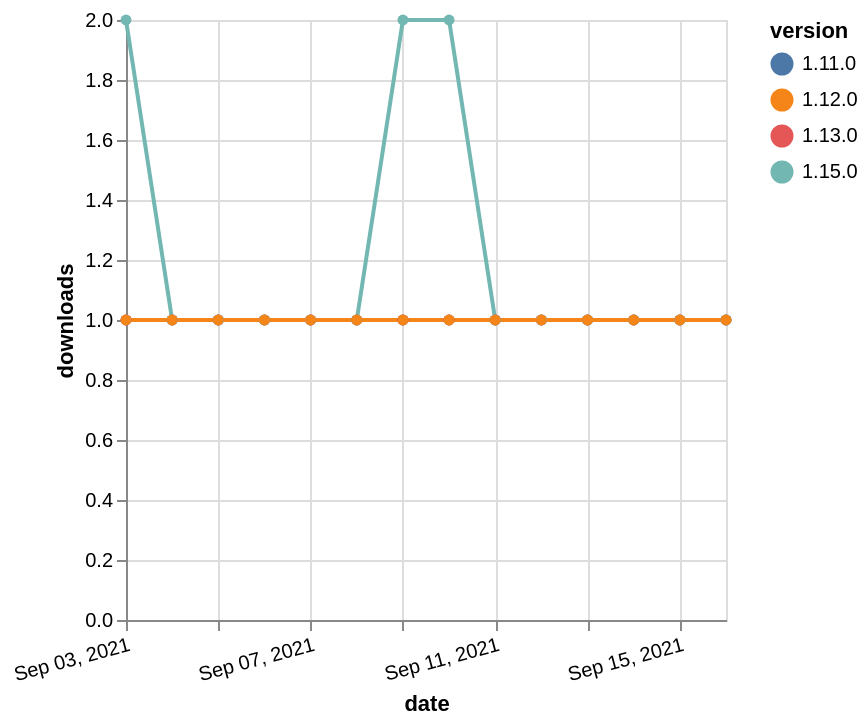

Write a Vega-Lite specification for this figure.
### Vega-Lite specification from a JSON file in a GitHub repository (floating-point values rounded to 4 significant figures)
{"$schema": "https://vega.github.io/schema/vega-lite/v5.json", "description": "A simple bar chart with embedded data.", "data": {"values": [{"date": "2021-09-03", "total": 222, "delta": 1, "version": "1.11.0"}, {"date": "2021-09-04", "total": 223, "delta": 1, "version": "1.11.0"}, {"date": "2021-09-05", "total": 224, "delta": 1, "version": "1.11.0"}, {"date": "2021-09-06", "total": 225, "delta": 1, "version": "1.11.0"}, {"date": "2021-09-07", "total": 226, "delta": 1, "version": "1.11.0"}, {"date": "2021-09-08", "total": 227, "delta": 1, "version": "1.11.0"}, {"date": "2021-09-09", "total": 228, "delta": 1, "version": "1.11.0"}, {"date": "2021-09-10", "total": 229, "delta": 1, "version": "1.11.0"}, {"date": "2021-09-11", "total": 230, "delta": 1, "version": "1.11.0"}, {"date": "2021-09-12", "total": 231, "delta": 1, "version": "1.11.0"}, {"date": "2021-09-13", "total": 232, "delta": 1, "version": "1.11.0"}, {"date": "2021-09-14", "total": 233, "delta": 1, "version": "1.11.0"}, {"date": "2021-09-15", "total": 234, "delta": 1, "version": "1.11.0"}, {"date": "2021-09-16", "total": 235, "delta": 1, "version": "1.11.0"}, {"date": "2021-09-03", "total": 278, "delta": 1, "version": "1.13.0"}, {"date": "2021-09-04", "total": 279, "delta": 1, "version": "1.13.0"}, {"date": "2021-09-05", "total": 280, "delta": 1, "version": "1.13.0"}, {"date": "2021-09-06", "total": 281, "delta": 1, "version": "1.13.0"}, {"date": "2021-09-07", "total": 282, "delta": 1, "version": "1.13.0"}, {"date": "2021-09-08", "total": 283, "delta": 1, "version": "1.13.0"}, {"date": "2021-09-09", "total": 284, "delta": 1, "version": "1.13.0"}, {"date": "2021-09-10", "total": 285, "delta": 1, "version": "1.13.0"}, {"date": "2021-09-11", "total": 286, "delta": 1, "version": "1.13.0"}, {"date": "2021-09-12", "total": 287, "delta": 1, "version": "1.13.0"}, {"date": "2021-09-13", "total": 288, "delta": 1, "version": "1.13.0"}, {"date": "2021-09-14", "total": 289, "delta": 1, "version": "1.13.0"}, {"date": "2021-09-15", "total": 290, "delta": 1, "version": "1.13.0"}, {"date": "2021-09-16", "total": 291, "delta": 1, "version": "1.13.0"}, {"date": "2021-09-03", "total": 111, "delta": 2, "version": "1.15.0"}, {"date": "2021-09-04", "total": 112, "delta": 1, "version": "1.15.0"}, {"date": "2021-09-05", "total": 113, "delta": 1, "version": "1.15.0"}, {"date": "2021-09-06", "total": 114, "delta": 1, "version": "1.15.0"}, {"date": "2021-09-07", "total": 115, "delta": 1, "version": "1.15.0"}, {"date": "2021-09-08", "total": 116, "delta": 1, "version": "1.15.0"}, {"date": "2021-09-09", "total": 118, "delta": 2, "version": "1.15.0"}, {"date": "2021-09-10", "total": 120, "delta": 2, "version": "1.15.0"}, {"date": "2021-09-11", "total": 121, "delta": 1, "version": "1.15.0"}, {"date": "2021-09-12", "total": 122, "delta": 1, "version": "1.15.0"}, {"date": "2021-09-13", "total": 123, "delta": 1, "version": "1.15.0"}, {"date": "2021-09-14", "total": 124, "delta": 1, "version": "1.15.0"}, {"date": "2021-09-15", "total": 125, "delta": 1, "version": "1.15.0"}, {"date": "2021-09-16", "total": 126, "delta": 1, "version": "1.15.0"}, {"date": "2021-09-03", "total": 179, "delta": 1, "version": "1.12.0"}, {"date": "2021-09-04", "total": 180, "delta": 1, "version": "1.12.0"}, {"date": "2021-09-05", "total": 181, "delta": 1, "version": "1.12.0"}, {"date": "2021-09-06", "total": 182, "delta": 1, "version": "1.12.0"}, {"date": "2021-09-07", "total": 183, "delta": 1, "version": "1.12.0"}, {"date": "2021-09-08", "total": 184, "delta": 1, "version": "1.12.0"}, {"date": "2021-09-09", "total": 185, "delta": 1, "version": "1.12.0"}, {"date": "2021-09-10", "total": 186, "delta": 1, "version": "1.12.0"}, {"date": "2021-09-11", "total": 187, "delta": 1, "version": "1.12.0"}, {"date": "2021-09-12", "total": 188, "delta": 1, "version": "1.12.0"}, {"date": "2021-09-13", "total": 189, "delta": 1, "version": "1.12.0"}, {"date": "2021-09-14", "total": 190, "delta": 1, "version": "1.12.0"}, {"date": "2021-09-15", "total": 191, "delta": 1, "version": "1.12.0"}, {"date": "2021-09-16", "total": 192, "delta": 1, "version": "1.12.0"}]}, "width": "container", "mark": {"type": "line", "point": {"filled": true}}, "encoding": {"x": {"field": "date", "type": "temporal", "timeUnit": "yearmonthdate", "title": "date", "axis": {"labelAngle": -15}}, "y": {"field": "delta", "type": "quantitative", "title": "downloads"}, "color": {"field": "version", "type": "nominal"}, "tooltip": {"field": "delta"}}}
